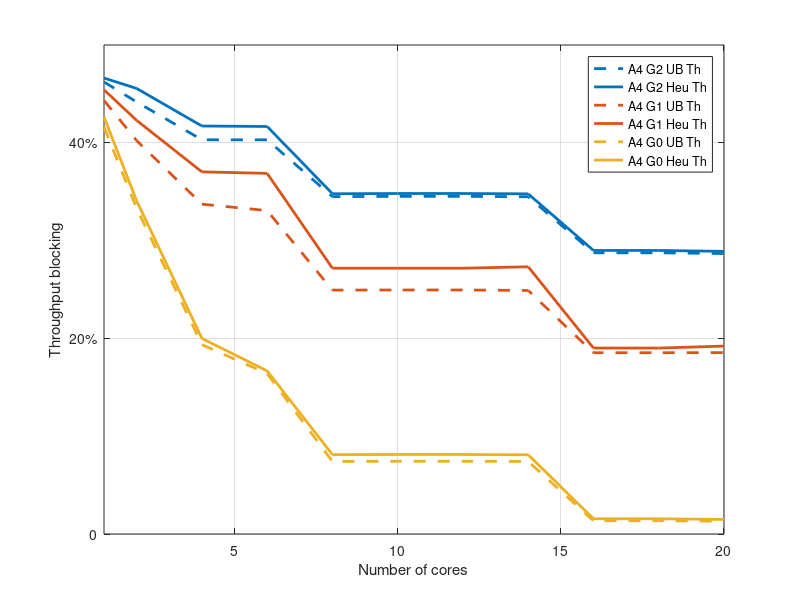
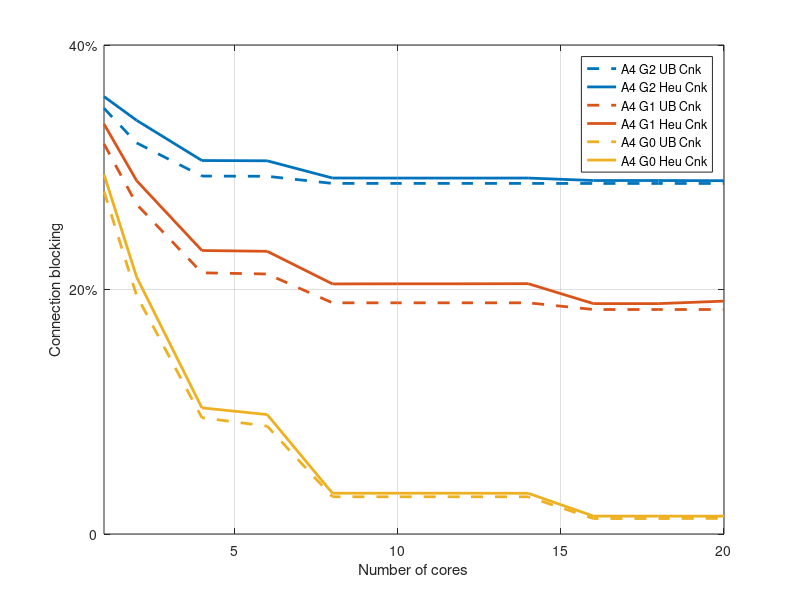

Here is the MATLAB script that generated these plots, in order:
clc;
close all;
clear;

load arch4Guard2.mat
load arch4Guard1.mat
load arch4Guard0.mat
load arch2Guard2.mat
load arch2Guard1.mat
load arch2Guard0.mat
corev = [1, 2, 4, 6, 8, 10, 12, 14, 16, 18, 20];

%% Plot connections
% colors: [0, 0.45, 0.74], [.85, .33, .1], [.93, .69, .13]
figure1 = figure;
axes1 = axes('Parent', figure1);
box(axes1, 'on')
hold(axes1, 'on')
grid(axes1, 'on')
h(1) = plot(corev,thpUbA4G2, '--', ...
    'displayname', 'A4 G2 UB Th', 'linewidth', 2, ...
    'color', [0, 0.45, 0.74]);
h(2) = plot(corev,thpHeA4G2, ...
    'displayname', 'A4 G2 Heu Th', 'linewidth', 2, ...
    'color', [0, 0.45, 0.74]);
h(3) = plot(corev,thpUbA4G1, '--', ...
    'displayname', 'A4 G1 UB Th', 'linewidth', 2, ...
    'color', [.85, .33, .1]);
h(4) = plot(corev,thpHeA4G1, ...
    'displayname', 'A4 G1 Heu Th', 'linewidth', 2, ...
    'color', [.85, .33, .1]);
h(5) = plot(corev,thpUbA4G0, '--', ...
    'displayname', 'A4 G0 UB Th', 'linewidth', 2, ...
    'color', [.93, .69, .13]);
h(6) = plot(corev,thpHeA4G0, ...
    'displayname', 'A4 G0 Heu Th', 'linewidth', 2, ...
    'color', [.93, .69, .13]);

% h(7) = plot(corev,thpUbA2G2, '--', 'marker', '^', ...
%     'displayname', 'A2 G2 UB Th', 'linewidth', 2, ...
%     'color', [0, 0.45, 0.74]);
% h(8) = plot(corev,thpHeA2G2, 'marker', '^', ...
%     'displayname', 'A2 G2 Heu Th', 'linewidth', 2, ...
%     'color', [0, 0.45, 0.74]);
% h(9) = plot(corev,thpUbA2G1, '--', 'marker', '^', ...
%     'displayname', 'A2 G1 UB Th', 'linewidth', 2, ...
%     'color', [.85, .33, .1]);
% h(10) = plot(corev,thpHeA2G1, 'marker', '^', ...
%     'displayname', 'A2 G1 Heu Th', 'linewidth', 2, ...
%     'color', [.85, .33, .1]);
% h(3) = plot(corev,thpUbA2G0, '--', 'marker', '^', ...
%     'displayname', 'A2 G0 UB Th', 'linewidth', 2, ...
%     'color', [.93, .69, .13]);
% h(4) = plot(corev,thpHeA2G0, 'marker', '^', ...
%     'displayname', 'A2 G0 Heu Th', 'linewidth', 2, ...
%     'color', [.93, .69, .13]);

legend(h(1:end), 'location', 'northeast')
xlabel('Number of cores')
ylabel('Throughput blocking')
xlim([1, 20])
ytick = get(axes1, 'ytick');
set(axes1, 'ytick', ytick(1:2:end));
set(axes1, 'yticklabel', {'0','20%','40%','60%','80%','100%'});
saveas(figure1, 'A4G0thp.jpg');

%% Plot throughput
figure2 = figure;
axes2 = axes('Parent', figure2);
box(axes2, 'on')
hold(axes2, 'on')
grid(axes2, 'on')
h(1) = plot(corev,cnkUbA4G2, '--', ...
    'displayname', 'A4 G2 UB Cnk', 'linewidth', 2, ...
    'color', [0, 0.45, 0.74]);
h(2) = plot(corev,cnkHeA4G2, ...
    'displayname', 'A4 G2 Heu Cnk', 'linewidth', 2, ...
    'color', [0, 0.45, 0.74]);
h(3) = plot(corev,cnkUbA4G1, '--', ...
    'displayname', 'A4 G1 UB Cnk', 'linewidth', 2, ...
    'color', [.85, .33, .1]);
h(4) = plot(corev,cnkHeA4G1, ...
    'displayname', 'A4 G1 Heu Cnk', 'linewidth', 2, ...
    'color', [.85, .33, .1]);
h(5) = plot(corev,cnkUbA4G0, '--', ...
    'displayname', 'A4 G0 UB Cnk', 'linewidth', 2, ...
    'color', [.93, .69, .13]);
h(6) = plot(corev,cnkHeA4G0, ...
    'displayname', 'A4 G0 Heu Cnk', 'linewidth', 2, ...
    'color', [.93, .69, .13]);

% h(7) = plot(corev,cnkUbA2G2, '--', 'marker', '^', ...
%     'displayname', 'A2 G2 UB Cnk', 'linewidth', 2, ...
%     'color', [0, 0.45, 0.74]);
% h(8) = plot(corev,cnkHeA2G2, 'marker', '^', ...
%     'displayname', 'A2 G2 Heu Cnk', 'linewidth', 2, ...
%     'color', [0, 0.45, 0.74]);
% h(9) = plot(corev,cnkUbA2G1, '--', 'marker', '^', ...
%     'displayname', 'A2 G1 UB Cnk', 'linewidth', 2, ...
%     'color', [.85, .33, .1]);
% h(10) = plot(corev,cnkHeA2G1, 'marker', '^', ...
%     'displayname', 'A2 G1 Heu Cnk', 'linewidth', 2, ...
%     'color', [.85, .33, .1]);
% h(3) = plot(corev,cnkUbA2G0, '--', 'marker', '^', ...
%     'displayname', 'A2 G0 UB Cnk', 'linewidth', 2, ...
%     'color', [.93, .69, .13]);
% h(4) = plot(corev,cnkHeA2G0, 'marker', '^', ...
%     'displayname', 'A2 G0 Heu Cnk', 'linewidth', 2, ...
%     'color', [.93, .69, .13]);

legend(h(1:end), 'location', 'northeast')
xlabel('Number of cores')
ylabel('Connection blocking')
xlim([1, 20])
ytick = get(axes2, 'ytick');
set(axes2, 'ytick', ytick(1:2:end));
set(axes2, 'yticklabel', {'0','20%','40%','60%','80%','100%'});
saveas(figure2, 'A4G0cnk.jpg');